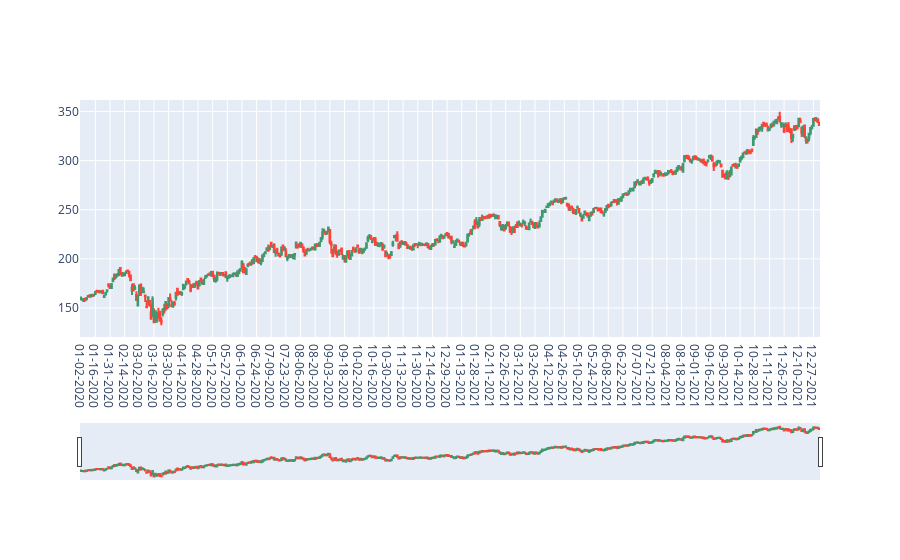

The notebook cell this image was saved under:
### Code cell
Microsoft_candlestick = go.Figure(data=[go.Candlestick(x=Microsoft['Date'],
                                                   open=Microsoft['Opening Price($)'],
                                                   high=Microsoft['Highest Price($)'],
                                                   low=Microsoft['Lowest Price($)'],
                                                   close=Microsoft['Closing Price($)'])])

Microsoft_candlestick.show(figsize=(15,5))

### Figure 1 — Plotly figure (JSON) as saved in the notebook; plotly's stock layout.template omitted (floating-point values rounded to 4 significant figures; data arrays with more than 128 entries replaced by an {"elided": "..."} marker saying what was removed)
{"data": [{"close": {"elided": "505 float values"}, "high": {"elided": "505 float values"}, "low": {"elided": "505 float values"}, "open": {"elided": "505 float values"}, "type": "candlestick", "x": {"elided": "505 str values"}}], "layout": {}}
